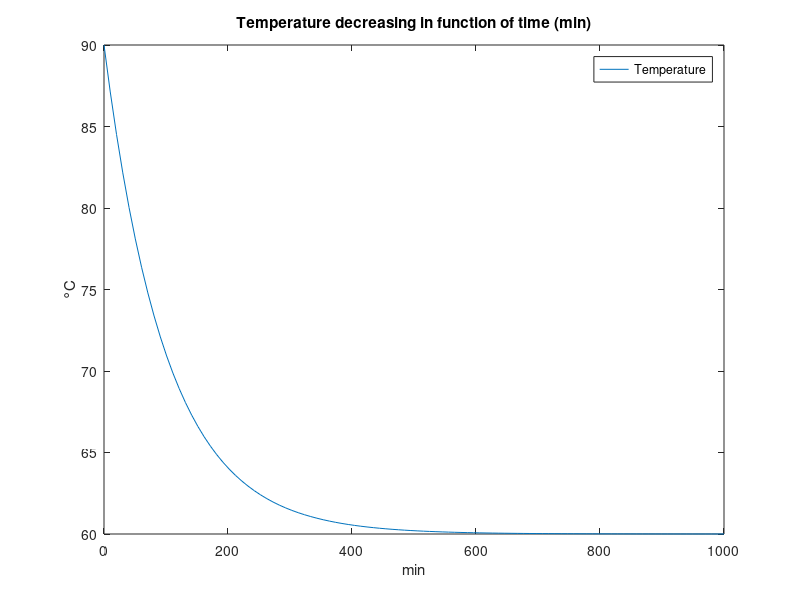

Write MATLAB code to recreate this figure.
function res = coffee()
t = linspace(0,1000);
[T,Y] = ode45(@rate_func,t,90);
Title = 'Temperature decreasing in function of time (min)';
figure('Name',Title);

plot(T,Y);
% Put the cmds related to the graph after the plot
title(Title);
legend('Temperature');
xlabel('min');
ylabel('°C');

saveas(gcf,"coffee_ex","png");
end

function res = rate_func(t,y)
    k = 0.01;
    e = 60;
    dydt = -k*(y - e);
    res = dydt;
end